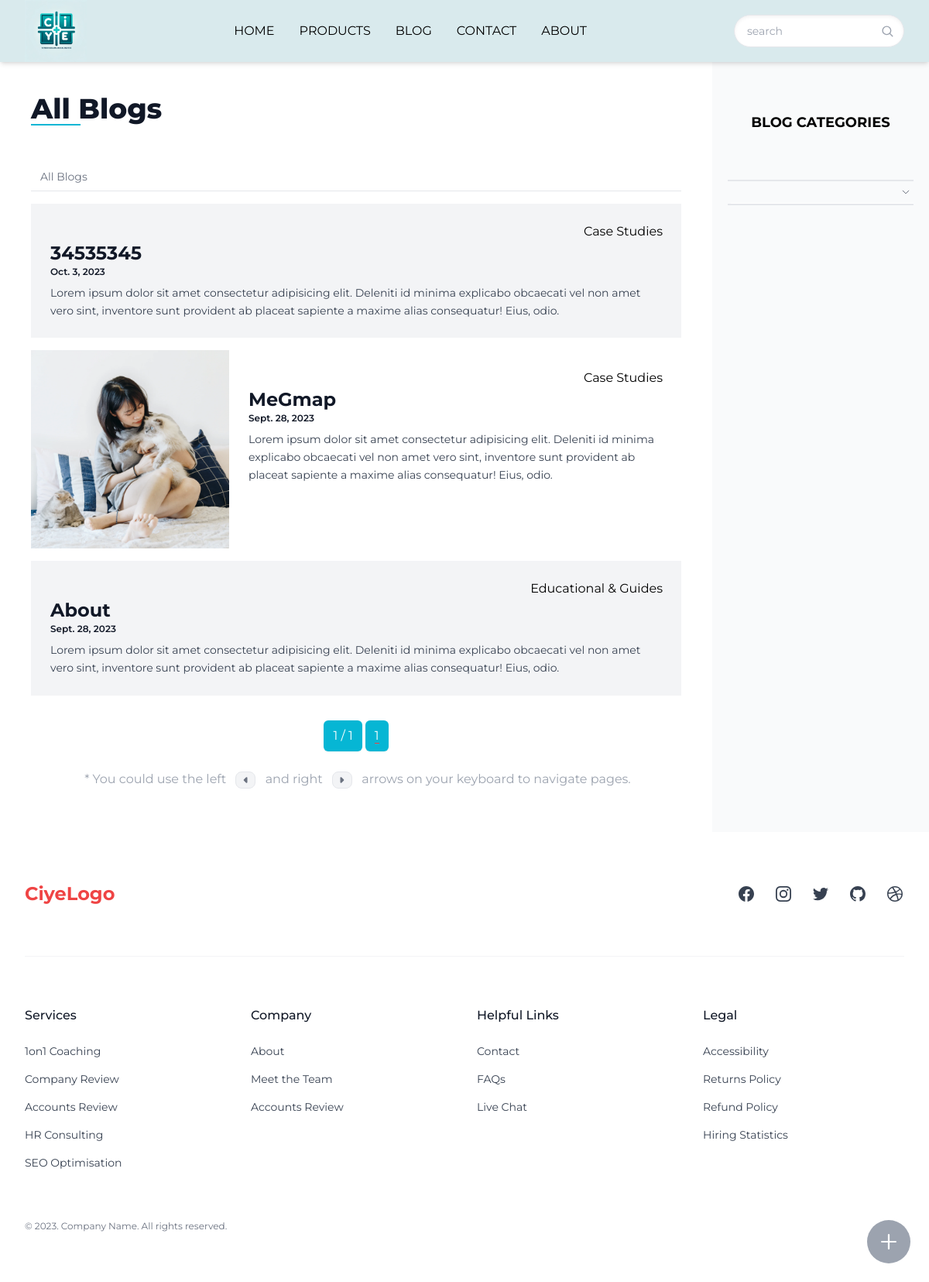
The app's page /blog/category/all-blogs/ with its own data.
### blog/models.py (models this page shows, shortened)
class Category(MPTTModel):
    name = models.CharField(max_length=50, unique=True)
    slug = models.SlugField(max_length=100, unique=True, null=True, blank=True)
    description = models.CharField(max_length=200, blank=True, null=True)
    parent = TreeForeignKey('self', on_delete=models.CASCADE,
                            null=True, blank=True, related_name='children')
    custom_order = models.IntegerField(default=0)
    created_at = models.DateTimeField(auto_now_add=True)
    updated_at = models.DateTimeField(auto_now=True)
    class MPTTMeta:
        order_insertion_by = ['-custom_order', 'name']
    def __str__(self) -> str:
        return self.name
    class Meta:
        verbose_name_plural = 'Categories'
    def get_absolute_url(self):
        url_list = [self.slug]
        parent = self.parent
        while parent:
            url_list.insert(0, parent.slug)
            parent = parent.parent
        category_path = '/'.join(url_list)
        return reverse('blog-list', args=[category_path])

class Blog(BaseModel):
    title = models.CharField(max_length=200)
    slug = models.SlugField(max_length=200, unique=True,blank=True,null=True)
    description = models.TextField(null=True, blank=True)
    image = models.ImageField(upload_to=get_upload_path, null=True, blank=True)
    content = RichTextUploadingField(null=True,blank=True)
    category = models.ForeignKey(Category,on_delete=models.SET_NULL,null=True,blank=True,related_name='blog')
    custom_order = models.IntegerField(default=0)
    created_at = models.DateTimeField(auto_now_add=True,null=True,blank=True)
    updated_at = models.DateTimeField(auto_now=True,null=True,blank=True)
    def get_absolute_url(self):
        category_path = '/'.join([cat.slug for cat in self.category.get_ancestors(include_self=True)])
        return reverse("blog-detail", args=[category_path, self.slug])
    class Meta:
        ordering = ['-custom_order','-is_featured', '-id',]

### blog/views.py (the view)
# urls.py: path('category/<path:category_path>/',views.BlogList.as_view(),name='blog-list'),
class BlogList(ListView):
    template_name = 'blog/blog.html'
    paginate_by = 12
    extra_context = {'partial_template_path': 'blog/partial/main-list.html'}
    def dispatch(self, request, *args, **kwargs):
        category_path = self.kwargs['category_path']
        category_slug = category_path.split('/').pop()
        self.category = get_object_or_404(Category, slug=category_slug)
        return super().dispatch(request, *args, **kwargs)
    def get_queryset(self):
        blogs = Blog.objects.filter(
            category__in=self.category.get_descendants(include_self=True))
        return blogs
    def get_context_data(self, **kwargs: Any) -> Dict[str, Any]:
        context = super().get_context_data(**kwargs)
        breadcrumbs = []
        for ancestor in self.category.get_ancestors(include_self=True):
            breadcrumbs.append({
                'name': ancestor.name,
                'url': ancestor.get_absolute_url()  # 调用方法以获取URL
            })
        context['breadcrumbs'] = breadcrumbs
        context['main_title'] = self.category.name
        return context
    def render_to_response(self, context: Dict[str, Any], **response_kwargs: Any) -> HttpResponse:
        if self.request.headers.get('HX-Request') == 'true':
            if self.request.headers.get('source') == 'navBar':
                html = render_block_to_string('blog/blog.html','content',{**context,**global_context(self.request)})
                return HttpResponse(html)
            return render(self.request, 'blog/partial/main-list.html', context)
        return super().render_to_response(context, **response_kwargs)

### form_handlers/forms.py
class InquiryForm(forms.ModelForm):
    class Meta:
        model = Inquiry
        exclude = ['source_webpage', 'source_ip', 'country_from_ip']

### abstractapp/custom_context_processors.py (called while the page is built)
def categories(request):
    product_categories = ProductCategory.objects.all()
    product_root_categories = ProductCategory.objects.filter(Q(level=1)|Q(level=1))
    blog_categories = BlogCategory.objects.all()
    blog_root_categories = BlogCategory.objects.filter(level=1)
    return {
        'product_categories': product_categories,
        'product_root_categories': product_root_categories,
        'blog_categories':blog_categories,
        'blog_root_categories':blog_root_categories,
    }

def inquiry_form(request):
    return {
        'inquiry_form':InquiryForm(),
    }

def contact(request):
    contacts = ContactInformation.objects.all().order_by('custom_order')
    contact_dict = {contact.name: contact for contact in contacts}
    return {'contact': contact_dict}

def social(request):
    return {}

def global_context(request):
    return {
        **categories(request),
        **inquiry_form(request),
        **contact(request),
        **social(request),
    }

### products/models.py (called while the page is built)
    def get_absolute_url(self):
        url_list = [self.slug]
        parent = self.parent
        while parent:
            url_list.insert(0, parent.slug)
            parent = parent.parent
        category_path = '/'.join(url_list)
        return reverse('category-products', args=[category_path])

### blog/templates/blog/blog.html
{% extends "base.html" %}
{% block content %}
  <main class="flex flex-col lg:grid grid-cols-1 bg-white  lg:grid-cols-[1fr_280px] ">
    <section id="main-content">
      {% include partial_template_path %}
    </section>
      {% with categories=blog_categories category='blog'%}
        {% include "partial/sidebar.html" %}
      {% endwith %}
  </main>
{% endblock %}

### templates/snippet/page-title.html
<header class="prose max-w-none">
  <h1 class="mt-10 capitalize ">
    {{ main_title }}
  </h1>
  <div class="-mt-8 custom-bar">
  </div>
</header>

### templates/snippet/breadcrumbs.html
<nav aria-label="Breadcrumb"
     class="flex items-center justify-center gap-1 mb-3 ">
  <ol class="flex flex-wrap items-center w-full gap-1 px-3 py-2 text-sm text-gray-500 border-b border-gray-200 ">
    {% for crumb in breadcrumbs %}
      {% if not forloop.last %}
        <li>
          <a href="{{ crumb.url }}"
             hx-get="{{ crumb.url }}"
             hx-push-url="true"
             hx-target="#main-content"
             hx-boost="true"
             hx-indicator="#progress-bar"
             class="block capitalize transition hover:text-cyan-500"> {{ crumb.name }} </a>
        </li>
        <li>
          <svg xmlns="http://www.w3.org/2000/svg"
               class="w-4 h-4"
               viewBox="0 0 20 20"
               stroke-width="0.01px"
               fill="currentColor">
            <path stroke="currentColor" fill-rule="evenodd" d="M7.293 14.707a1 1 0 010-1.414L10.586 10 7.293 6.707a1 1 0 011.414-1.414l4 4a1 1 0 010 1.414l-4 4a1 1 0 01-1.414 0z" clip-rule="evenodd" />
          </svg>
        </li>
      {% else %}
        <li>
          <a class="block capitalize transition hover:text-cyan-500">{{ crumb.name }}  </a>
        </li>
      {% endif %}
    {% endfor %}
  </ol>
</nav>

### blog/templates/blog/partial/card-horizontal.html (shortened to what this page needs)
{% for object in object_list %}
  <article class="flex {% cycle 'bg-gray-100' 'bg-white' %} my-4 transition hover:shadow">
    {% if object.image %}
      <div class="hidden sm:block sm:basis-64">
        <img alt="{{ object.title }}"
             src="{{ object.image.url }}"
             class="object-cover w-full h-full my-auto aspect-square" />
      </div>
    {% endif %}
    <div class="flex flex-col justify-between flex-1">
      <div class="p-4 border-s border-gray-900/10 sm:border-l-transparent sm:p-6">
        <div class="text-right ">
          <a href="{{ object.category.get_absolute_url }}"
             hx-get="{{ object.category.get_absolute_url }}"
             {% if parent_name == "main-list" %} hx-target="#main-content" {% elif parent_name == "blog-index" %} hx-target="#content" hx-headers='{"source": "navBar"}' {% endif %}
             hx-push-url="true"
             hx-boost="true"
             hx-indicator="#progress-bar"
             data-scroll-to-top="true">{{ object.category }}</a>
        </div>
        <a href="{{ object.get_absolute_url }}"
           hx-get="{{ object.get_absolute_url }}"
           {% if parent_name == "main-list" %} hx-target="#main-content" {% elif parent_name == "blog-index" %} hx-target="#content" hx-headers='{"source": "navBar"}' {% endif %}
           hx-push-url="true"
           hx-boost="true"
           hx-indicator="#progress-bar"
           data-scroll-to-top="true">
          <h3 class="text-2xl font-bold text-gray-900 capitalize">
            {{ object.title }}
          </h3>
        </a>
        <div>
          <time datetime="{{ object.created_at }}"
                class="flex items-center justify-between gap-4 text-xs font-semibold text-gray-900 capitalize">
            <span>{{ object.created_at|date }}</span>
          </time>
        </div>
        <p class="mt-2 text-gray-700 line-clamp-4 text-sm/relaxed">
          {{ object.description }}
        </p>
      </div>
    </div>
  </article>
{% endfor %}

### records on screen
Category: name "All Blogs", name "All Blogs"
Blog: category "Case Studies", title "34535345", created_at "Oct. 3, 2023", description "Lorem ipsum dolor sit amet consectetur adipisicing elit. Deleniti id minima explicabo obcaecati vel non amet vero sint, inventore sunt provident ab placeat sapiente a maxime alias consequatur! Eius, odio."
Blog: image (picture), category "Case Studies", title "MeGmap", created_at "Sept. 28, 2023", description "Lorem ipsum dolor sit amet consectetur adipisicing elit. Deleniti id minima explicabo obcaecati vel non amet vero sint, inventore sunt provident ab placeat sapiente a maxime alias consequatur! Eius, odio."
Blog: category "Educational & Guides", title "About", created_at "Sept. 28, 2023", description "Lorem ipsum dolor sit amet consectetur adipisicing elit. Deleniti id minima explicabo obcaecati vel non amet vero sint, inventore sunt provident ab placeat sapiente a maxime alias consequatur! Eius, odio."

### other values on screen
{{ page_obj.number }} "1"
{{ paginator.num_pages }} "1"
{{ page_num }} "1"
{{ category }} "BLOG"
